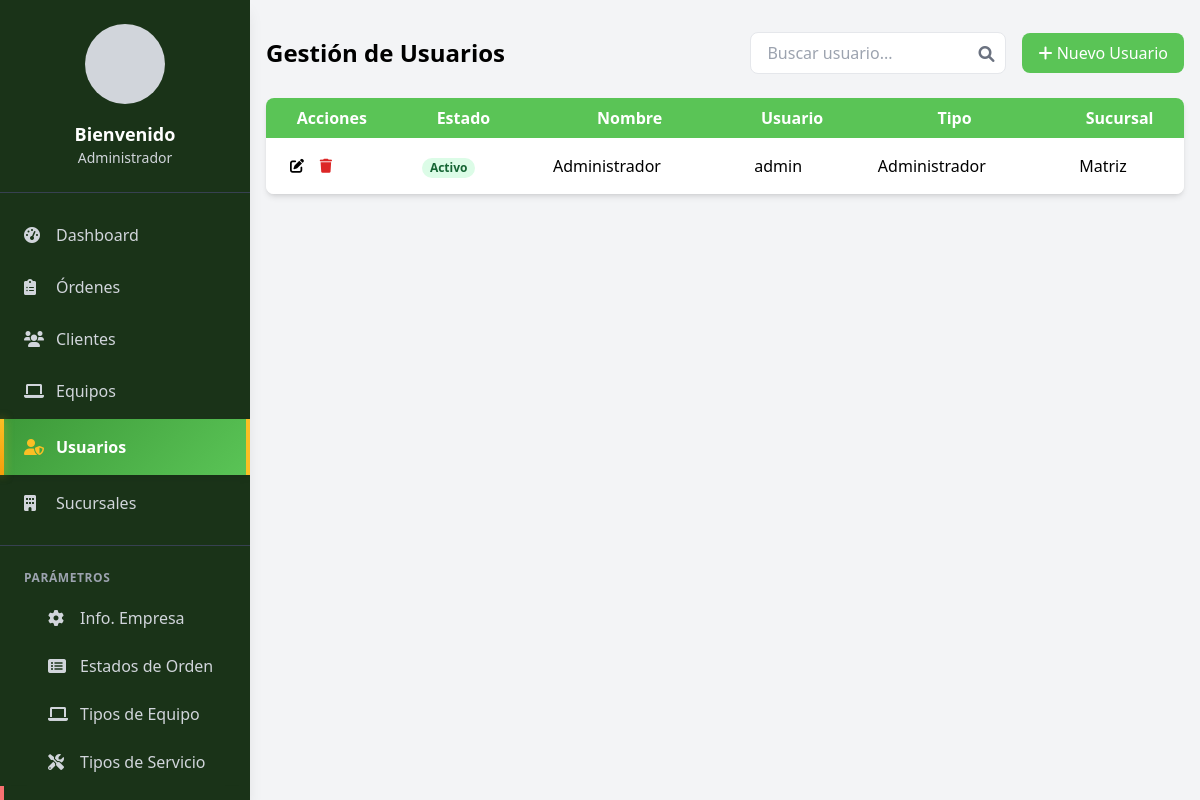
/modules/usuarios/lista.php (signed in), run on the app's committed database.
### tables this page shows
CREATE TABLE IF NOT EXISTS usuarios (
  id_usuario int(11) NOT NULL AUTO_INCREMENT,
  nombre_completo varchar(100) NOT NULL,
  usuario varchar(50) NOT NULL,
  password varchar(255) NOT NULL,
  id_tipo int(11) DEFAULT NULL,
  id_sucursal int(11) DEFAULT NULL,
  estado tinyint(1) DEFAULT 1,
  PRIMARY KEY (id_usuario),
  UNIQUE KEY uq_usuario (usuario),
  KEY fk_usuarios_tipo (id_tipo),
  KEY fk_usuarios_sucursal (id_sucursal),
  CONSTRAINT usuarios_ibfk_1 FOREIGN KEY (id_tipo) REFERENCES tipos_usuario (id_tipo),
  CONSTRAINT usuarios_ibfk_2 FOREIGN KEY (id_sucursal) REFERENCES sucursales (id_sucursal)
);

CREATE TABLE IF NOT EXISTS tipos_usuario (
  id_tipo int(11) NOT NULL AUTO_INCREMENT,
  nombre varchar(50) NOT NULL,
  descripcion varchar(200) DEFAULT NULL,
  estado tinyint(1) DEFAULT 1,
  PRIMARY KEY (id_tipo)
);

CREATE TABLE IF NOT EXISTS sucursales (
  id_sucursal int(11) NOT NULL AUTO_INCREMENT,
  nombre varchar(100) NOT NULL,
  direccion varchar(200) NOT NULL,
  telefono varchar(20) NOT NULL,
  representante varchar(200) NOT NULL,
  estado tinyint(1) DEFAULT 1,
  PRIMARY KEY (id_sucursal)
);

### modules/usuarios/lista.php (the view, shortened to what this page needs)
<?php
require_once '../../config/database.php';
$items_por_pagina = 10;
$pagina_actual = isset($_GET['pagina']) ? (int)$_GET['pagina'] : 1;
$query = "SELECT u.*, t.nombre as tipo_usuario, s.nombre as nombre_sucursal
          FROM usuarios u
          LEFT JOIN tipos_usuario t ON u.id_tipo = t.id_tipo
          LEFT JOIN sucursales s ON u.id_sucursal = s.id_sucursal
          WHERE 1=1";
$params = [];
$query .= " ORDER BY u.nombre_completo";
$offset = ($pagina_actual - 1) * $items_por_pagina;
$query .= " LIMIT :offset, :limit";
$params['offset'] = $offset;
$params['limit'] = $items_por_pagina;
$stmt = $conn->prepare($query);
foreach ($params as $key => $value) {
    $stmt->bindValue($key, $value, is_int($value) ? PDO::PARAM_INT : PDO::PARAM_STR);
}
$stmt->execute();
$usuarios = $stmt->fetchAll();
?>
<!DOCTYPE html>
<html lang="es">
<head>
    <script src="https://cdn.tailwindcss.com"></script>
    <link href="https://cdnjs.cloudflare.com/ajax/libs/font-awesome/6.0.0/css/all.min.css" rel="stylesheet">
</head>
<body class="bg-gray-100">
    <?php include '../../includes/navbar.php'; ?>
    <div class="main-content">
        <div class="container mx-auto px-4 py-8">
            <div class="flex justify-between items-center mb-6">
                <h1 class="text-2xl font-bold text-navy-blue">Gestión de Usuarios</h1>
                <div class="flex flex-col md:flex-row items-center gap-4">
                    <div class="relative w-full md:w-64">
                        <input type="text" id="searchInput"
                            placeholder="Buscar usuario..."
                            class="w-full border rounded-lg px-4 py-2 focus:outline-none focus:ring-2 focus:ring-blue-500">
                        <button class="absolute right-3 top-2.5 text-gray-500">
                            <i class="fas fa-search"></i>
                        </button>
                    </div>
                    <a href="nuevo.php" class="bg-navy-blue text-white px-4 py-2 rounded-lg hover:bg-green-700">
                        <i class="fas fa-plus"></i> Nuevo Usuario
                    </a>
                </div>
            </div>
            <div class="bg-white rounded-lg shadow-md overflow-x-auto">
                <table class="min-w-full table-auto" id="dataTable">
                    <thead class="bg-navy-blue text-white">
                        <tr>
                            <th class="px-4 py-2">Acciones</th>
                            <th class="px-4 py-2">Estado</th>
                            <th class="px-4 py-2">Nombre</th>
                            <th class="px-4 py-2">Usuario</th>
                            <th class="px-4 py-2">Tipo</th>
                            <th class="px-4 py-2">Sucursal</th>
                        </tr>
                    </thead>
                    <tbody id="tableBody" class="bg-white divide-y divide-gray-200">
                        <?php foreach ($usuarios as $usuario): ?>
                            <tr class="hover:bg-gray-50">
                                <td class="px-6 py-4 text-sm">
                                    <a href="editar.php?id=<?php echo $usuario['id_usuario']; ?>"
                                        class="text-navy-blue hover:text-green-700 mr-3">
                                        <i class="fas fa-edit"></i>
                                    </a>
                                <?php if( $usuario['estado'] !== 0): ?>
                                    <a href="#" onclick="confirmarEliminacion(<?php echo $usuario['id_usuario']; ?>)"
                                        class="text-red-600 hover:text-red-900">
                                        <i class="fas fa-trash"></i>
                                    </a>
                                    <?php endif; ?>
                                </td>
                                <td class="px-6 py-4">
                                    <span class="px-2 inline-flex text-xs leading-5 font-semibold rounded-full
                                <?php echo $usuario['estado'] ? 'bg-green-100 text-green-800' : 'bg-red-100 text-red-800'; ?>">
                                        <?php echo $usuario['estado'] ? 'Activo' : 'Inactivo'; ?>
                                    </span>
                                </td>
                                <td class="px-6 py-4"><?php echo htmlspecialchars($usuario['nombre_completo']); ?></td>
                                <td class="px-6 py-4"><?php echo htmlspecialchars($usuario['usuario']); ?></td>
                                <td class="px-6 py-4"><?php echo htmlspecialchars($usuario['tipo_usuario']); ?></td>
                                <td class="px-6 py-4"><?php echo htmlspecialchars($usuario['nombre_sucursal']); ?></td>
                            </tr>
                        <?php endforeach; ?>
                    </tbody>
                </table>
            </div>
        </div>
    </div>
</body>
</html>

### modules/usuarios/lista.php (style rules this page uses)
.bg-navy-blue { background-color: #5AC456; }

### includes/navbar.php (style rules this page uses)
.main-content { margin-left: 250px; transition: margin-left 0.3s ease-in-out; }
@media (min-width: 1025px) { .main-content { margin-left: 250px; } }

### data on the page
usuarios: estado "Activo", nombre_completo "Administrador", usuario "admin", id_tipo.nombre "Administrador", id_sucursal.nombre "Matriz"

### other printed values
$_SESSION['nombre_completo'] "Administrador"
